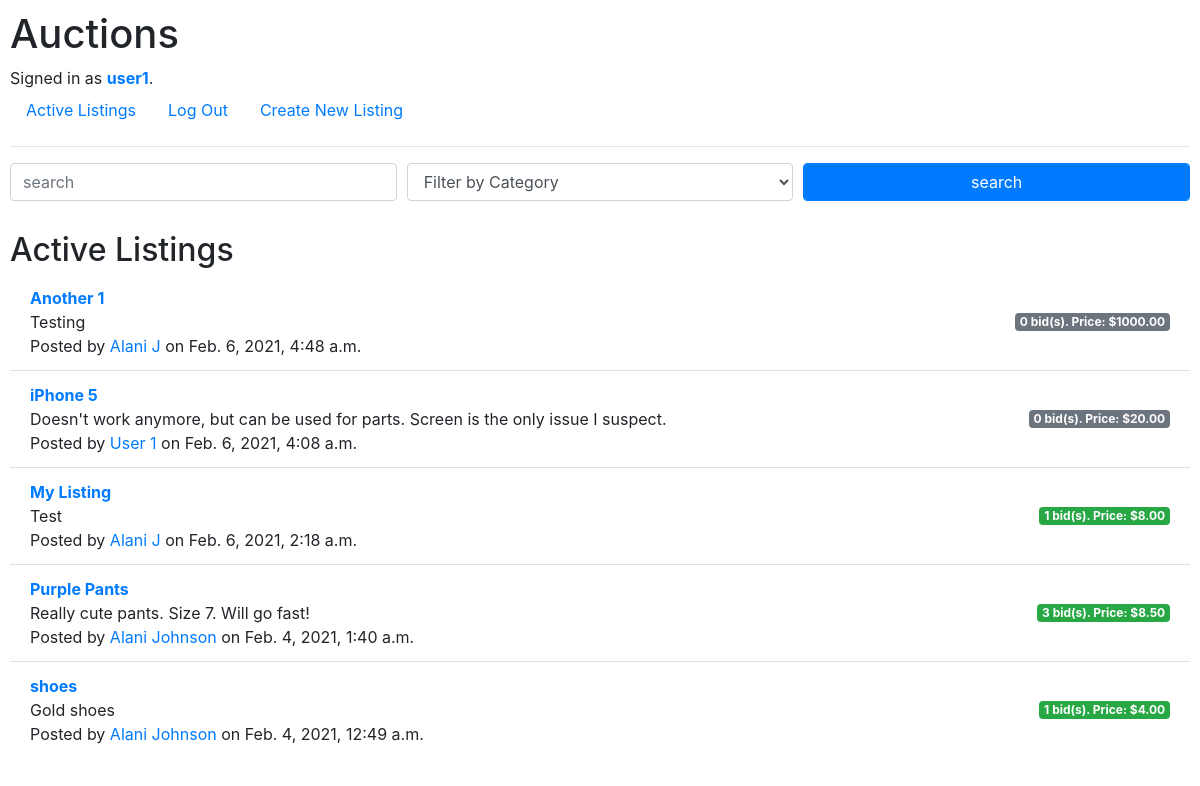
The page / (signed in) on the database its author committed.
### auctions/models.py (models this page shows, shortened)
class User(AbstractUser):
    email = models.EmailField('email address', null=True, unique=True)
    date_joined = models.DateTimeField('date joined', default=timezone.now())
    is_admin = models.BooleanField(default=False)
    REQUIRED_FIELDS = ['email']
    objects = UserManager()

class Listing(models.Model):
    author = models.ForeignKey(User, on_delete=models.CASCADE)
    title = models.CharField('Listing Title', max_length=64, null=False, default="")
    description = models.TextField('Listing Description', null=False, default="")
    date_posted = models.DateTimeField('Date Posted', default=timezone.now(), null=False)
    is_open = models.BooleanField('Open',default=True, null=False)
    min_bid = models.DecimalField('Minimum Bid', default=0.00, max_digits=9, decimal_places=2,validators=[MinValueValidator(Decimal('0.00'))])
    category = models.ForeignKey('Category', null=False, default=1, on_delete=models.PROTECT)
    def highest_bid(self):
        bids = self.bids.all()
        if len(bids) != 0:
            return bids.order_by('-amount')[0]
        else:
            return None

class UserProfile(models.Model):
    user = models.OneToOneField(User, on_delete=models.CASCADE, null=False, primary_key=True, related_name='profile')
    first_name = models.CharField('first name', unique=False, max_length = 64, null=False)
    last_name = models.CharField('last name', unique=False, max_length=64, null=False)
    watchlist = models.ManyToManyField(Listing)

class Bid(models.Model):
    listing = models.ManyToManyField(Listing, related_name='bids')
    bidder = models.ForeignKey(User, on_delete=models.CASCADE,related_name='bids')
    amount = models.DecimalField('Bid Amount', max_digits=9, decimal_places=2,validators=[MinValueValidator(Decimal('0.00'))])
    date_bid = models.DateTimeField('Date Bid', default=timezone.now(), null=False)

### auctions/views.py (the view, shortened to what this page needs)
# urls.py: path("", views.index, name="index"),
def index(request):
    active_listings = Listing.objects.filter(is_open=True).order_by('-date_posted')
    category = None
    search = None
    active_listings_dict = {listing: (len(listing.bids.all()),listing.highest_bid()) for listing in active_listings}
    return render(request, "auctions/index.html",{
        "active_listings": active_listings_dict,
        "categories": Category.objects.all(),
        "category": category,
        "s": search
        })

### auctions/templates/auctions/index.html (shortened to what this page needs)
{% extends "auctions/layout.html" %}
{% block body %}
    <form action="" method="post">
        <div class="form-group">
            <div class="form-row">
            <div class="col">
                <input class="form-control" type=text placeholder="search" name="search" {%if s %}value={{s}}{% endif %}>
            </div>
            <div class="col">
                <select class="form-control" name="category">
                      <option value="">Filter by Category</option>
                </select>
            </div>
            <div class="col">
                <input class="form-control btn-primary" type="submit" value="search">
            </div>
        </div>
        </div>
    </form>
    {% include "./listings.html" %}
{% endblock %}

### auctions/templates/auctions/layout.html (shortened to what this page needs)
{% load static %}
<!DOCTYPE html>
<html lang="en">
    <head>
        <link rel="stylesheet" href="https://stackpath.bootstrapcdn.com/bootstrap/4.4.1/css/bootstrap.min.css">
        <link href="{% static 'auctions/styles.css' %}" rel="stylesheet">
    </head>
    <body>
        <h1>Auctions</h1>
        <div>
            {% if user.is_authenticated %}
                Signed in as <a href={% url 'profile' username=user.username %} ><strong>{{ user.username }}</strong></a>.
            {% else %}
                Not signed in.
            {% endif %}
        </div>
        <ul class="nav">
            <li class="nav-item">
                <a class="nav-link" href="{% url 'index' %}">Active Listings</a>
            </li>
            {% if user.is_authenticated %}
                <li class="nav-item">
                    <a class="nav-link" href="/logout?next={{request.path}}">Log Out</a>
                </li>
                <li class="nav-item">
                    <a class="nav-link" href="{% url 'create_listing' %}">Create New Listing</a>
                </li>
            {% endif %}
        </ul>
        <hr>
        {% block body %}
        {% endblock %}
    </body>
</html>

### auctions/templates/auctions/listings.html
    <h2 style="margin-top:30px; margin-bottom:5px;">Active Listings</h2>
    <ul class="list-group list-group-flush">
        {% for listing, data in active_listings.items %}
            <li class="list-group-item d-flex justify-content-between align-items-center">
                <span> <div> <a href={% url 'listing' id=listing.id %} ><strong>{{listing.title}}</strong></a></div>
                    <div>{{listing.description}}</div>
                    Posted by <a href={% url 'profile' username=listing.author.username %} >{{listing.author.profile.first_name}} {{listing.author.profile.last_name}}</a> on {{listing.date_posted}}</span>
                <span class="badge {% if data.0 != 0 %}badge-success{% else %}badge-secondary{% endif %}">{{data.0}} bid(s). Price:
                    {% if data.0 != 0 %}
                        ${{data.1.amount}}
                    {% else %}
                        ${{listing.min_bid}}
                    {% endif %}
                </span>
              </li>
        {% endfor %}
    </ul>

### auctions/static/auctions/styles.css (style rules this page uses)
body { padding: 10px; }

### rows shown on the page
User: username "user1"
Listing: title "Another 1", description "Testing", author.profile.first_name "Alani", author.profile.last_name "J", date_posted "Feb. 6, 2021, 4:48 a.m.", data "0", min_bid "1000.00"
Listing: title "iPhone 5", description "Doesn't work anymore, but can be used for parts. Screen is the only issue I suspect.", author.profile.first_name "User", author.profile.last_name "1", date_posted "Feb. 6, 2021, 4:08 a.m.", data "0", min_bid "20.00"
Listing: title "My Listing", description "Test", author.profile.first_name "Alani", author.profile.last_name "J", date_posted "Feb. 6, 2021, 2:18 a.m.", data "1", amount "8.00"
Listing: title "Purple Pants", description "Really cute pants. Size 7. Will go fast!", author.profile.first_name "Alani", author.profile.last_name "Johnson", date_posted "Feb. 4, 2021, 1:40 a.m.", data "3", amount "8.50"
Listing: title "shoes", description "Gold shoes", author.profile.first_name "Alani", author.profile.last_name "Johnson", date_posted "Feb. 4, 2021, 12:49 a.m.", data "1", amount "4.00"
